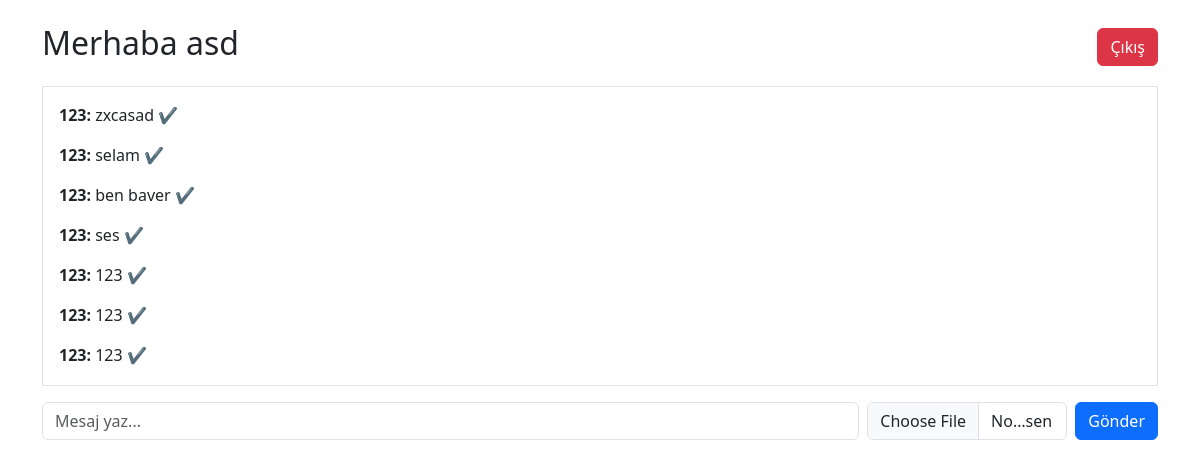
The page /chat (signed in) on the database its author committed.
### app.py (models this page shows)
class Message(db.Model):
    id = db.Column(db.Integer, primary_key=True)
    username = db.Column(db.String(80), nullable=False)
    content = db.Column(db.Text, nullable=False)
    timestamp = db.Column(db.DateTime, default=datetime.utcnow)
    is_read = db.Column(db.Boolean, default=False)
    room_id = db.Column(db.Integer, db.ForeignKey('room.id'), nullable=True)

### app.py (the view)
@app.route('/chat')
def chat():
    if 'username' not in session:
        return redirect(url_for('login'))
    messages = Message.query.order_by(Message.timestamp.asc()).all()
    return render_template('chat.html', messages=messages, username=session['username'], room=None)

### templates/chat.html (shortened to what this page needs)
<!DOCTYPE html>
<html lang="tr">
<head>
  <link href="https://cdn.jsdelivr.net/npm/bootstrap@5.3.0/dist/css/bootstrap.min.css" rel="stylesheet">
</head>
<body class="container mt-4">
  <div class="d-flex justify-content-between align-items-center mb-3">
    <h2>Merhaba {{ username }}</h2>
    <a class="btn btn-danger" href="/logout">Çıkış</a>
  </div>
  <div id="messages" class="border p-3 mb-3" style="height: 300px; overflow-y: scroll;">
    {% for msg in messages %}
      <p data-id="{{ msg.id }}"><strong>{{ msg.username }}:</strong> {{ msg.content }} {% if msg.is_read %}✔️{% endif %}
      </p>
    {% endfor %}
  </div>
  <form id="form" class="d-flex" enctype="multipart/form-data">
    <input id="message" class="form-control me-2" placeholder="Mesaj yaz..." autocomplete="off">
    <input id="file" type="file" class="form-control me-2" style="max-width:200px;">
    <button class="btn btn-primary">Gönder</button>
  </form>
</body>
</html>

### rows shown on the page
Message: username "123", content "zxcasad"
Message: username "123", content "selam"
Message: username "123", content "ben baver"
Message: username "123", content "ses"
Message: username "123", content "123"
Message: username "123", content "123"
Message: username "123", content "123"

### other values the page prints
{{ username }} "asd"
